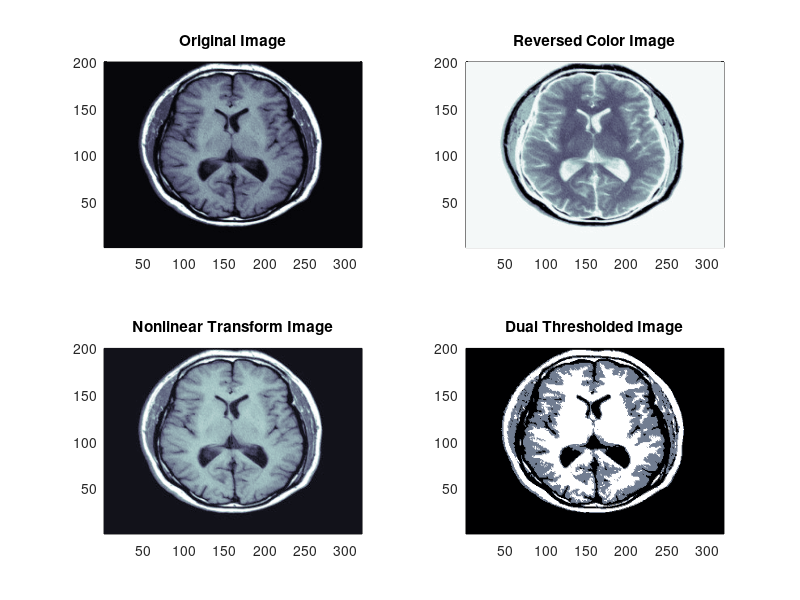
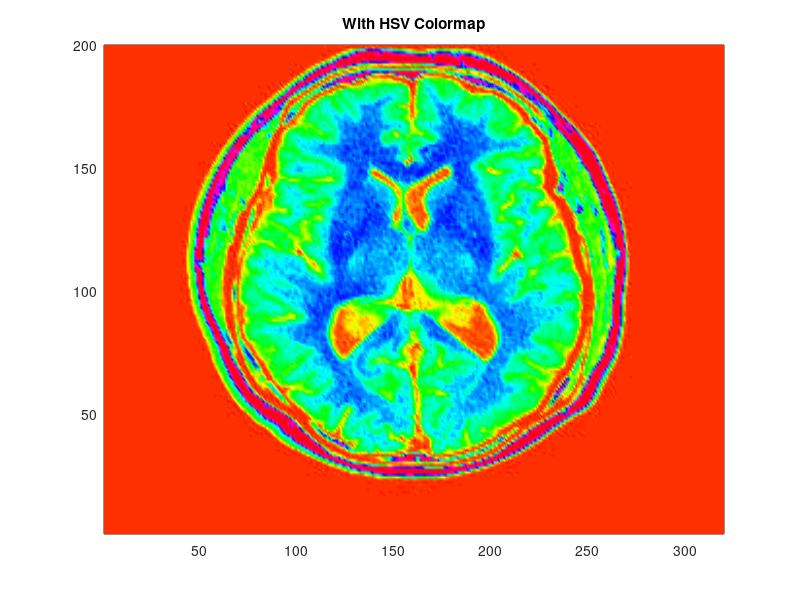

Recreate these plots in MATLAB, in order.
clear all;
close all;
clc;

%a
figure1 = figure;
load MRI;
[r c] = size(I);
ax(1) = subplot(2,2,1);
pcolor(I);
shading interp;
colormap(bone);
title('Original Image');

%b
ax(2) = subplot(2,2,2);
I_1 = 1 - I;
pcolor(I_1);
shading interp;
colormap(bone);
title('Reversed Color Image');

%c
ax(3) = subplot(2,2,3);
I_1 = I.^0.5;
pcolor(I_1);
shading interp;
colormap(bone);
title('Nonlinear Transform Image');

%d
I_thresh = zeros(size(I));  % Initialize the new image
I_thresh(I < 0.3) = 0;         % Set pixels < 0.3 to black
I_thresh(I >= 0.3 & I <= 0.5) = 0.5; % Set pixels between 0.3 and 0.5 to gray
I_thresh(I > 0.5) = 1;        % Set pixels > 0.5 to white
ax(4) = subplot(2, 2, 4);
pcolor(I_thresh);
shading interp;
colormap(bone);
title('Dual Thresholded Image');

%e
figure;
pcolor(I);
shading interp;
colormap(hsv);
title('With HSV Colormap');
%we can easily change the colormap using matlab's colormap function.
